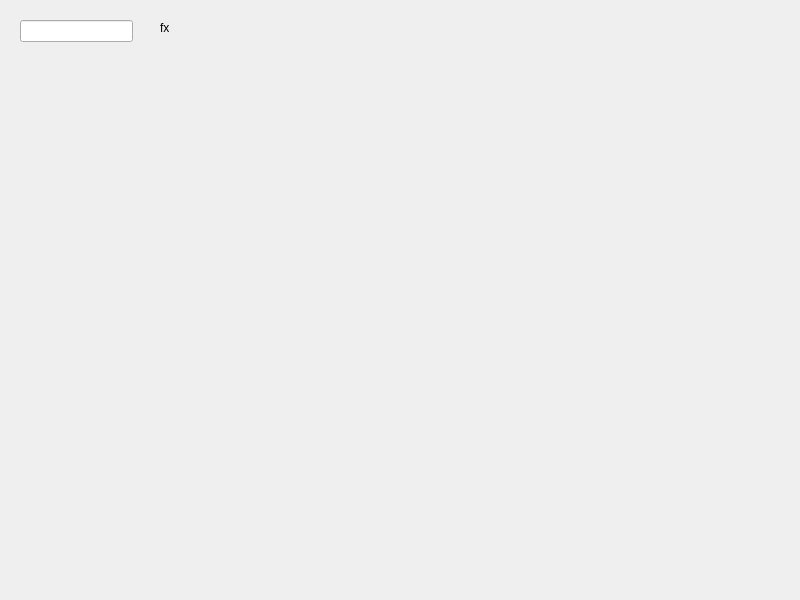
<?xml version="1.0" encoding="UTF-8"?>
<ui version="4.0">
 <class>MainWindow</class>
 <widget class="QMainWindow" name="MainWindow">
  <property name="geometry">
   <rect>
    <x>0</x>
    <y>0</y>
    <width>800</width>
    <height>600</height>
   </rect>
  </property>
  <property name="windowTitle">
   <string>MainWindow</string>
  </property>
  <widget class="QWidget" name="centralwidget">
   <widget class="QLabel" name="label">
    <property name="geometry">
     <rect>
      <x>10</x>
      <y>60</y>
      <width>741</width>
      <height>481</height>
     </rect>
    </property>
    <property name="text">
     <string/>
    </property>
   </widget>
   <widget class="QLineEdit" name="lineEdit">
    <property name="geometry">
     <rect>
      <x>20</x>
      <y>20</y>
      <width>113</width>
      <height>22</height>
     </rect>
    </property>
   </widget>
   <widget class="QLabel" name="label_fx">
    <property name="geometry">
     <rect>
      <x>160</x>
      <y>20</y>
      <width>49</width>
      <height>16</height>
     </rect>
    </property>
    <property name="text">
     <string>fx</string>
    </property>
   </widget>
   <widget class="QLabel" name="label_x">
    <property name="geometry">
     <rect>
      <x>710</x>
      <y>540</y>
      <width>49</width>
      <height>16</height>
     </rect>
    </property>
    <property name="text">
     <string/>
    </property>
   </widget>
   <widget class="QLabel" name="label_y">
    <property name="geometry">
     <rect>
      <x>650</x>
      <y>530</y>
      <width>49</width>
      <height>16</height>
     </rect>
    </property>
    <property name="text">
     <string/>
    </property>
   </widget>
   <widget class="QLabel" name="label_scale">
    <property name="geometry">
     <rect>
      <x>710</x>
      <y>450</y>
      <width>49</width>
      <height>16</height>
     </rect>
    </property>
    <property name="text">
     <string/>
    </property>
   </widget>
  </widget>
 </widget>
 <resources/>
 <connections/>
</ui>
